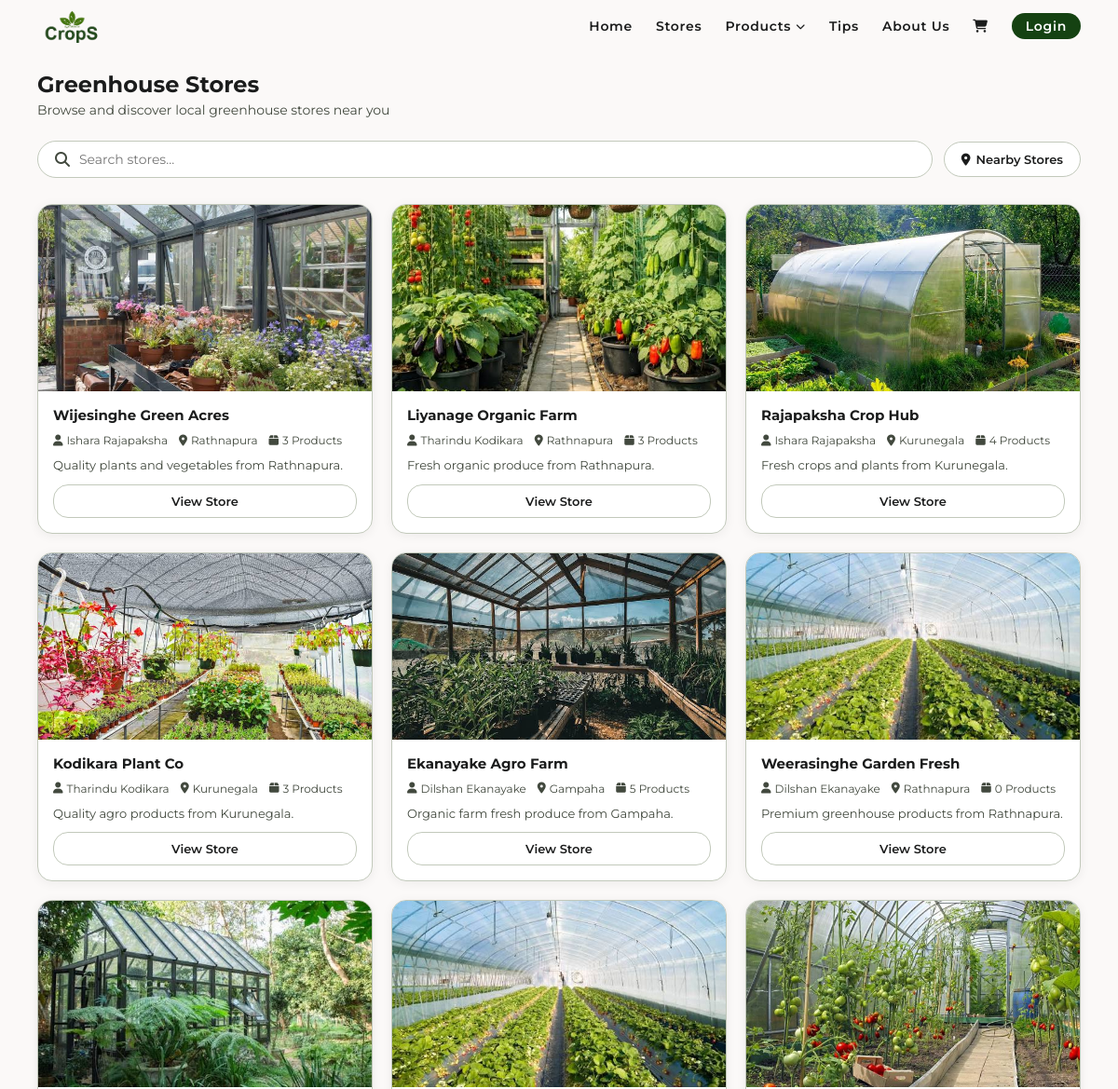
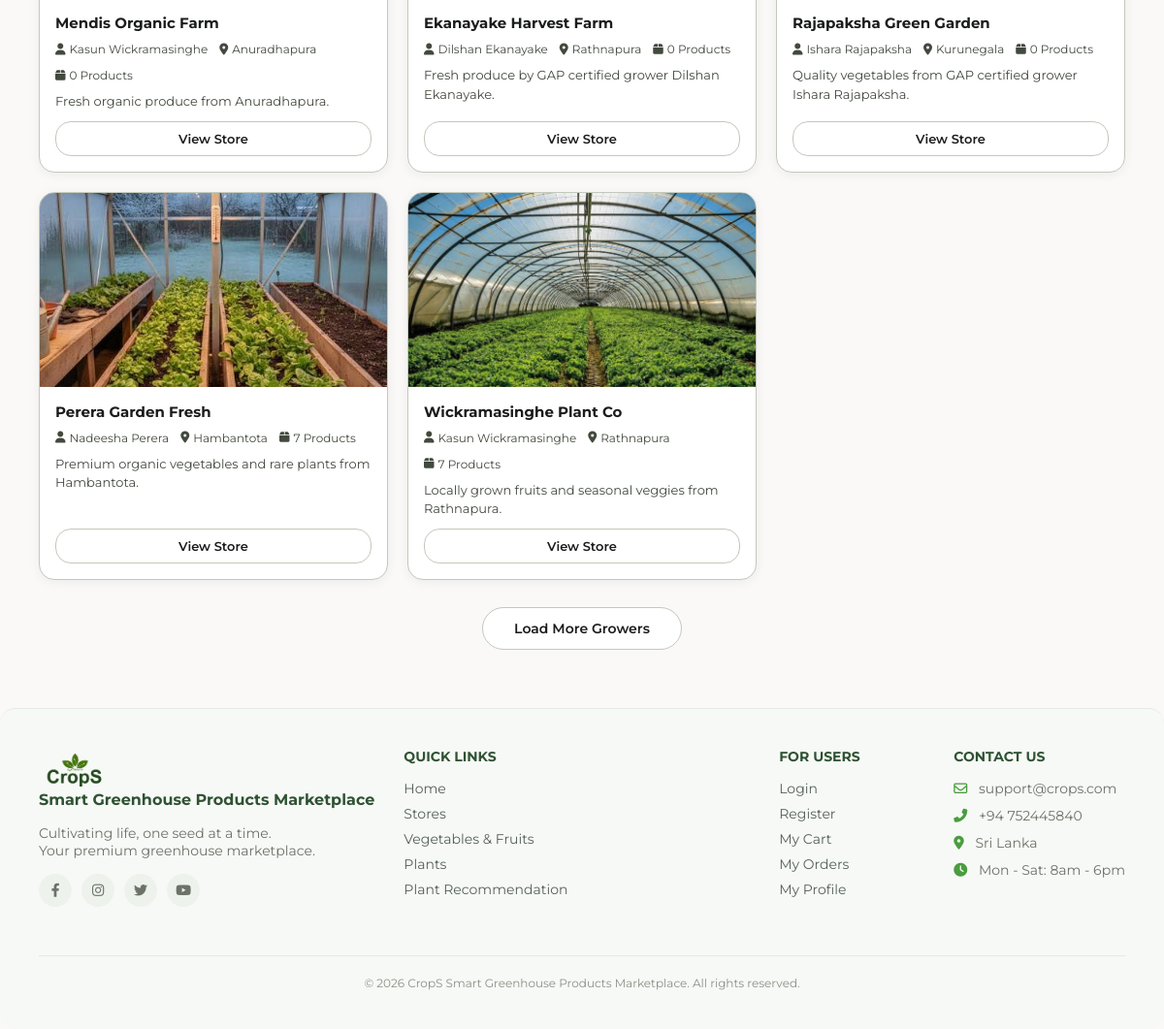
Screenshot of /stores.php with the database file from the repository (2 pictures, top to bottom).
### tables this page shows
CREATE TABLE `stores` (
  `id` int(11) NOT NULL,
  `owner_id` int(11) NOT NULL,
  `store_name` varchar(100) NOT NULL,
  `description` text DEFAULT NULL,
  `city` varchar(50) NOT NULL,
  `image` varchar(255) DEFAULT NULL,
  `status` enum('active','pending') NOT NULL DEFAULT 'pending',
  `created_at` timestamp NOT NULL DEFAULT current_timestamp()
);

CREATE TABLE `users` (
  `id` int(11) NOT NULL,
  `full_name` varchar(100) NOT NULL,
  `email` varchar(100) NOT NULL,
  `password` varchar(255) NOT NULL,
  `role` enum('admin','owner','customer') NOT NULL DEFAULT 'customer',
  `city` varchar(50) NOT NULL,
  `address` text DEFAULT NULL,
  `gap_certificate` varchar(255) DEFAULT NULL,
  `gap_number` varchar(50) DEFAULT NULL,
  `created_at` timestamp NOT NULL DEFAULT current_timestamp()
);

### stores.php (the view, shortened to what this page needs)
<?php
include 'includes/header.php';
include 'includes/dbConnection.php';
$store_id = isset($_GET['id']) ? (int)$_GET['id'] : 0;
if ($store_id === 0) {
    $search = isset($_GET['search']) ? trim($_GET['search']) : '';
    $nearby = isset($_GET['nearby']) ? true : false;
    $sql = "SELECT stores.*,
                   users.full_name AS owner_name,
                   COUNT(DISTINCT products.id) AS product_count,
                   ROUND(AVG(reviews.rating), 1) AS avg_rating
            FROM stores
            JOIN users ON stores.owner_id = users.id
            LEFT JOIN products ON products.store_id = stores.id
            LEFT JOIN reviews ON reviews.store_id = stores.id
            WHERE 1=1";
    $params = [];
    $sql .= " GROUP BY stores.id ORDER BY stores.created_at DESC";
    $stmt = $pdo->prepare($sql);
    $stmt->execute($params);
    $stores = $stmt->fetchAll();
?>
<div class="main-wrapper">
    <div class="page-header">
        <h2>Greenhouse Stores</h2>
        <p>Browse and discover local greenhouse stores near you</p>
    </div>
    <form method="GET" action="stores.php" class="stores-search-form" id="searchForm">
        <div class="stores-search-row">
            <div class="stores-search-wrapper">
                <div class="stores-search-box">
                    <i class="fas fa-search"></i>
                    <input
                        type="text"
                        name="search"
                        id="searchInput"
                        placeholder="Search stores..."
                        value="<?php echo htmlspecialchars($search); ?>"
                        autocomplete="off"
                    >
                </div>
            </div>
            <?php if ($nearby): ?>
                <a href="stores.php<?php echo $search ? '?search='.urlencode($search) : ''; ?>"
                   class="btn-nearby active">
                    <i class="fas fa-check-circle"></i> Nearby Stores
                </a>
            <?php else: ?>
                <button type="submit" name="nearby" value="1" class="btn-nearby">
                    <i class="fas fa-location-dot"></i> Nearby Stores
                </button>
            <?php endif; ?>
        </div>
    </form>
    <?php if (count($stores) > 0): ?>
        <div class="stores-grid" id="storesGrid">
            <?php foreach ($stores as $index => $store): ?>
                <a href="stores.php?id=<?php echo $store['id']; ?>"
                   class="store-card <?php echo $index >= 4 ? 'hidden-card' : ''; ?>">
                    <div class="store-card-image">
                        <?php if (!empty($store['image'])): ?>
                            <img src="static/images/stores/<?php echo htmlspecialchars($store['image']); ?>"
                                 alt="<?php echo htmlspecialchars($store['store_name']); ?>">
                        <?php else: ?>
                            <img src="static/images/image2.jpg" alt="Store">
                        <?php endif; ?>
                    </div>
                    <div class="store-card-content">
                        <h3 class="store-name"><?php echo htmlspecialchars($store['store_name']); ?></h3>
                        <div class="store-meta">
                            <span><i class="fas fa-user"></i> <?php echo htmlspecialchars($store['owner_name']); ?></span>
                            <span><i class="fas fa-location-dot"></i> <?php echo htmlspecialchars($store['city']); ?></span>
                            <span><i class="fas fa-box"></i> <?php echo $store['product_count']; ?> Products</span>
                        </div>
                        <?php if (!empty($store['description'])): ?>
                            <p class="store-description">
                                <?php
                                    $desc = $store['description'];
                                    echo htmlspecialchars(strlen($desc) > 120 ? substr($desc, 0, 120).'...' : $desc);
                                ?>
                            </p>
                        <?php endif; ?>
                        <span class="btn-view-store">View Store</span>
                    </div>
                </a>
            <?php endforeach; ?>
        </div>
        <?php if (count($stores) > 4): ?>
            <div class="load-more-wrap">
                <button class="btn-load-more" id="loadMoreBtn" onclick="loadMoreStores()">
                    Load More Growers
                </button>
            </div>
        <?php endif; ?>
    <?php endif; ?>
</div>
<?php
include 'includes/footer.php';
exit;
}
?>
<?php include 'includes/footer.php'; ?>

### static/style.css (style rules this page uses)
:root { --primary: #154212; --on-primary: #ffffff; --secondary-container: acf284; --surface: #fbf9f8; --bg-white: #ffffff; --on-surface: #1b1c1c; --on-surface-variant: #42493e; --outline-variant: #c2c9bb; --footer-bg: #4a4a4a; --font-family: 'Montserrat', sans-serif; --radius-xl: 24px; --radius-lg: 16px; --radius-full: 9999px; --container-padding: 40px; --stack-md: 24px; --gutter: 16px; }
* { margin: 0; padding: 0; box-sizing: border-box; font-family: var(--font-family); }
body { background-color: var(--surface); color: var(--on-surface); padding: 0; }
a { text-decoration: none; color: inherit; }
.main-wrapper { padding: 10px var(--container-padding) 20px var(--container-padding); }

### stores.php (style rules this page uses)
.page-header { margin-bottom: 24px; }
.page-header h2 { font-size: 1.5rem; font-weight: 700; color: var(--on-surface); margin-bottom: 4px; }
.page-header p { font-size: 14px; color: var(--on-surface-variant); }
.stores-search-form { margin-bottom: 28px; }
.stores-search-row { display: flex; gap: 12px; align-items: center; margin-bottom: 10px; }
.stores-search-wrapper { position: relative; flex: 1; }
.stores-search-box { display: flex; align-items: center; gap: 10px; border: 1px solid var(--outline-variant); border-radius: var(--radius-full); padding: 10px 18px; background: #fff; }
.stores-search-box i { color: var(--on-surface-variant); }
.stores-search-box input { border: none; outline: none; width: 100%; font-size: 14px; color: var(--on-surface); background: transparent; }
.btn-nearby { display: flex; align-items: center; gap: 6px; padding: 10px 18px; border-radius: var(--radius-full); border: 1px solid var(--outline-variant); background: #fff; font-size: 13px; font-weight: 600; color: var(--on-surface); cursor: pointer; white-space: nowrap; font-family: var(--font-family); text-decoration: none; }
.stores-grid { display: grid; grid-template-columns: repeat(auto-fill, minmax(300px, 1fr)); gap: 20px; margin-bottom: 28px; }
.hidden-card { display: none; }
.store-card { background: var(--bg-white); border-radius: var(--radius-lg); overflow: hidden; box-shadow: 0 2px 12px rgba(0,0,0,0.06); transition: transform 0.2s, box-shadow 0.2s; display: flex; flex-direction: column; color: var(--on-surface); border: 1px solid var(--outline-variant); }
.store-card-image { position: relative; width: 100%; height: 200px; overflow: hidden; }
.store-card-image img { width: 100%; height: 100%; object-fit: cover; }
.store-card-content { padding: 16px; display: flex; flex-direction: column; gap: 10px; flex: 1; }
.store-name { font-size: 15px; font-weight: 700; color: var(--on-surface); }
.store-meta { display: flex; flex-wrap: wrap; gap: 12px; font-size: 12px; color: var(--on-surface-variant); }
.store-meta span { display: flex; align-items: center; gap: 4px; }
.store-description { font-size: 13px; color: var(--on-surface-variant); line-height: 1.5; }
.btn-view-store { display: block; text-align: center; margin-top: auto; padding: 9px; border-radius: var(--radius-lg); border: 1px solid var(--outline-variant); font-size: 13px; font-weight: 600; color: var(--on-surface); background: #fff; transition: background 0.2s, color 0.2s; }
.load-more-wrap { text-align: center; margin-bottom: 40px; }
.btn-load-more { padding: 12px 32px; border-radius: var(--radius-full); border: 1px solid var(--outline-variant); background: #fff; font-size: 14px; font-weight: 600; color: var(--on-surface); cursor: pointer; font-family: var(--font-family); transition: background 0.2s, color 0.2s; }

### rows the page displays
stores: image (picture), store_name "Wijesinghe Green Acres", owner.full_name "Ishara Rajapaksha", city "Rathnapura", product_count "3", description "Quality plants and vegetables from Rathnapura."
stores: image (picture), store_name "Liyanage Organic Farm", owner.full_name "Tharindu Kodikara", city "Rathnapura", product_count "3", description "Fresh organic produce from Rathnapura."
stores: image (picture), store_name "Rajapaksha Crop Hub", owner.full_name "Ishara Rajapaksha", city "Kurunegala", product_count "4", description "Fresh crops and plants from Kurunegala."
stores: image (picture), store_name "Kodikara Plant Co", owner.full_name "Tharindu Kodikara", city "Kurunegala", product_count "3", description "Quality agro products from Kurunegala."
stores: image (picture), store_name "Ekanayake Agro Farm", owner.full_name "Dilshan Ekanayake", city "Gampaha", product_count "5", description "Organic farm fresh produce from Gampaha."
stores: image (picture), store_name "Weerasinghe Garden Fresh", owner.full_name "Dilshan Ekanayake", city "Rathnapura", product_count "0", description "Premium greenhouse products from Rathnapura."
stores: image (picture), store_name "Mendis Organic Farm", owner.full_name "Kasun Wickramasinghe", city "Anuradhapura", product_count "0", description "Fresh organic produce from Anuradhapura."
stores: image (picture), store_name "Ekanayake Harvest Farm", owner.full_name "Dilshan Ekanayake", city "Rathnapura", product_count "0", description "Fresh produce by GAP certified grower Dilshan Ekanayake."
stores: image (picture), store_name "Rajapaksha Green Garden", owner.full_name "Ishara Rajapaksha", city "Kurunegala", product_count "0", description "Quality vegetables from GAP certified grower Ishara Rajapaksha."
stores: image (picture), store_name "Perera Garden Fresh", owner.full_name "Nadeesha Perera", city "Hambantota", product_count "7", description "Premium organic vegetables and rare plants from Hambantota."
stores: image (picture), store_name "Wickramasinghe Plant Co", owner.full_name "Kasun Wickramasinghe", city "Rathnapura", product_count "7", description "Locally grown fruits and seasonal veggies from Rathnapura."
